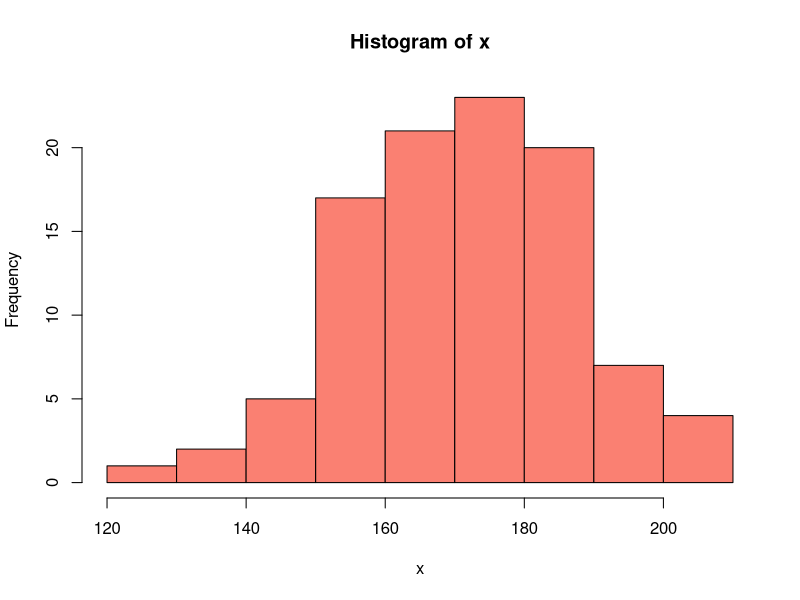

Recreate this plot in R.
## ---- chunk 1
knitr::opts_chunk$set(echo=FALSE, eval=TRUE)
## ---- chunk 2
x <- rnorm(n=100, mean=170, sd=15)
hist(x, col='salmon')
